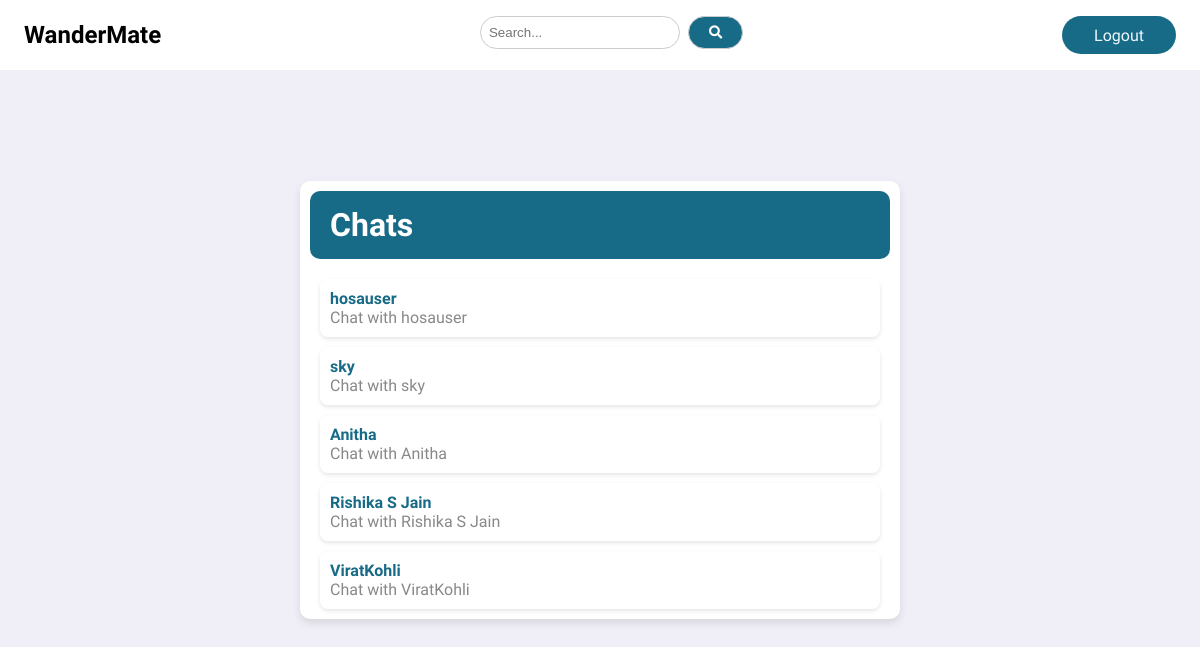
The page /chat/ (signed in) on the database as committed earlier.
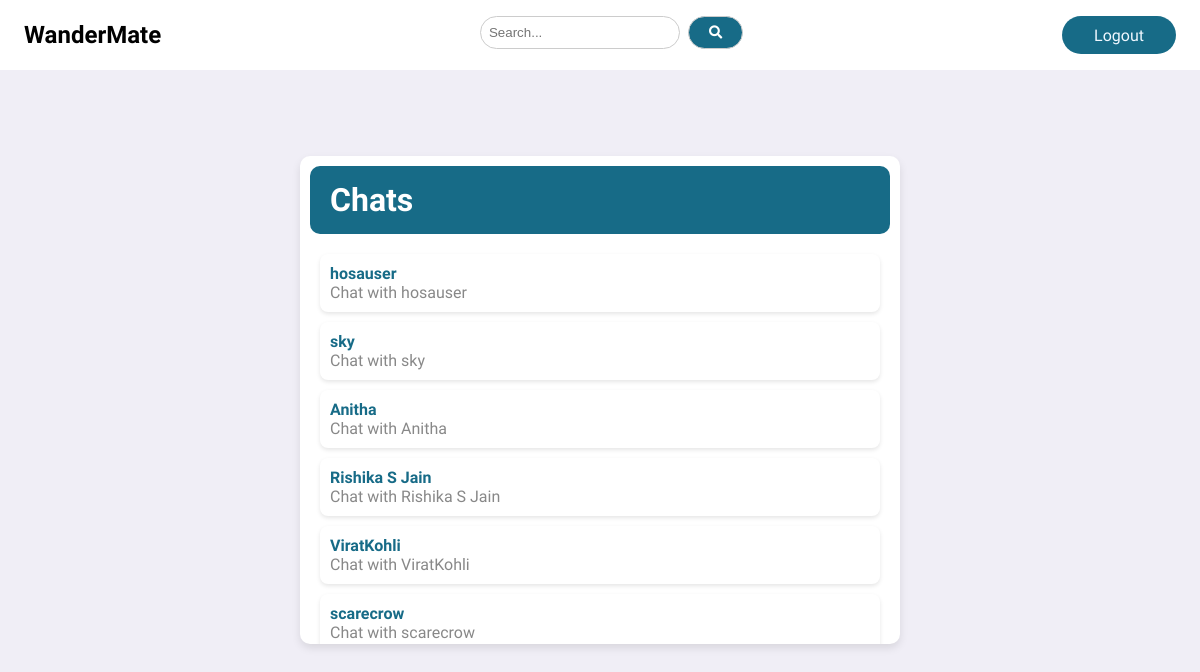
The same page on the database as committed later.
### core/models.py (models this page shows, shortened)
class FollowersCount(models.Model):
    follower = models.CharField(max_length = 100)
    user = models.CharField(max_length = 100)

### core/views.py (the view)
# urls.py: path('chat/', views.chat, name = "chat"),
@login_required(login_url='core:signinSignup')
def chat(request):
    user_name = request.user
    followers_list = FollowersCount.objects.filter(user = user_name)
    return render(request, 'chat.html', {'followers_list':followers_list})

### templates/chat.html (shortened to what this page needs)
{% extends 'base.html' %}
{% load static %}
{% block content%}
<div class="chat-body">
    <div class="chat-container">
        <div class="chat-header">
            <h1>Chats</h1>
        </div>
        <ul class="chat-list">
            {% for follower in followers_list %}
            <li class="chat-item" href = "#">
                <a href = "{% url 'core:user_chat_room' follower.follower user.username %}" style = "text-decoration:none">
                <div class="chat-info">
                    <div class="sender">{{follower.follower}}</div>
                    <div class="last-message">Chat with {{follower.follower}}</div>
                </div>
                </a>
            </li>
            {% endfor %}
        </ul>
    </div>
</div>
{% endblock %}

Rows that differ between the two databases and show on the page:
added FollowersCount: follower "scarecrow"
